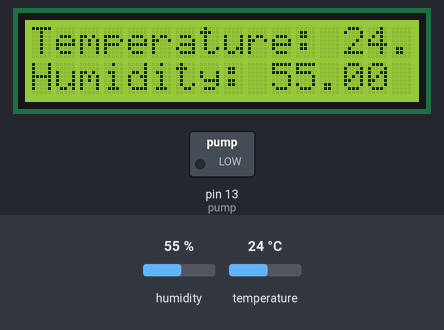
Simulated run of this sketch. Board: Arduino Uno, built with avr-gcc and run on an emulated ATmega328P. Parts: 16×2 character LCD, switched loads named in the sketch (green lamp = pin HIGH). The inputs (shaded band) are chosen by the test bench; at power-on: humidity 55 %, temperature 24 °C. What the sketch prints to the serial monitor is not drawn.

Above: at 1.2 s.
1.3 s: humidity set to 41 %
At 5.0 s:
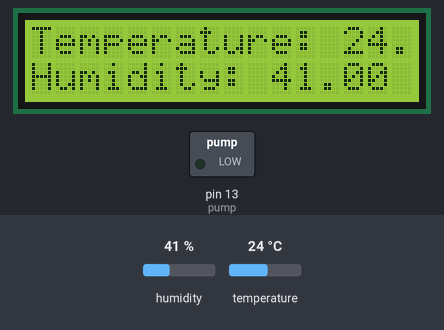
5.6 s: humidity set to 38 %
At 8.2 s:
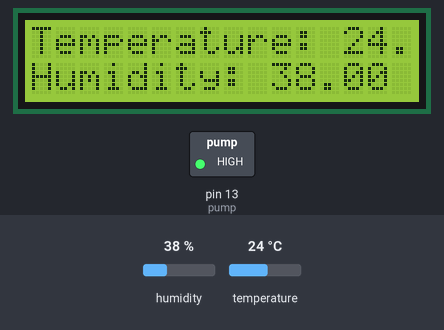
9.6 s: temperature set to 12 °C
At 14.5 s:
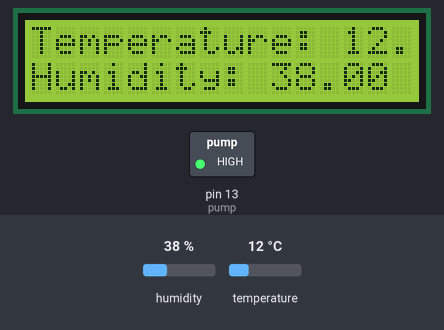
14.8 s: temperature set to 19 °C
At 17.7 s:
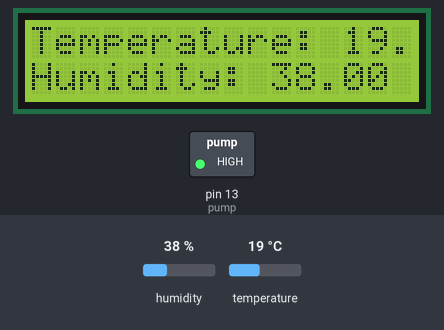
Timing chart, 0 to 19.2 s (numbered marks = the images above; inputs shaded):
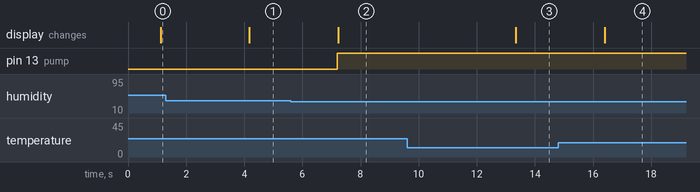

The sketch:

sketch_dec01a.ino
```cpp
#include <DHT.h>
#define DHTPIN 4// 습도센서 Signal 선 연결
#define DHTTYPE DHT11 // 습도센서 종류: DHT22
#include <Wire.h>
#include <LiquidCrystal_I2C.h>
DHT dht(DHTPIN, DHTTYPE);


LiquidCrystal_I2C lcd(0x27, 16, 2);
int pump = 13;
float hum ;
float temp;

  void setup(){
    Serial.begin(9600);
    pinMode(pump, OUTPUT);
    lcd.init();
    lcd.backlight();

  }

  void loop(){
  float hum = dht.readHumidity();
  float temp = dht.readTemperature();
    delay(1000);
    Serial.print("humidity = ");
    Serial.println(hum);
    Serial.print("Temperature = ");
    Serial.println(temp);

    if (hum < 40){
      digitalWrite(pump,HIGH);
      lcd.setCursor(0,0);
      lcd.print("Temperature: ");
      lcd.print(temp);
      lcd.setCursor(0,1);
      lcd.print("Humidity: ");
      lcd.print(hum);
      delay(1000);
    }
    else{
      digitalWrite(pump,LOW);
      lcd.setCursor(0,0);
      lcd.print("Temperature: ");
      lcd.print(temp);
      lcd.setCursor(0,1);
      lcd.print("Humidity: ");
      lcd.print(hum);
      delay(1000);
    }
    delay(1000);
  }
```

Measured:
- the behaviour switches between 40 and 39 % on humidity (found by bisection; images 1 and 2)
- after the input at 1.3 s, the display: changes after 2.9 s (image 1)
- after the input at 5.6 s, pin 13 (pump): LOW → HIGH after 1.6 s; the display: changes after 1.6 s (image 2)
- after the input at 9.6 s, the display: changes after 3.7 s (image 3)
- after the input at 14.8 s, the display: changes after 1.6 s (image 4)
